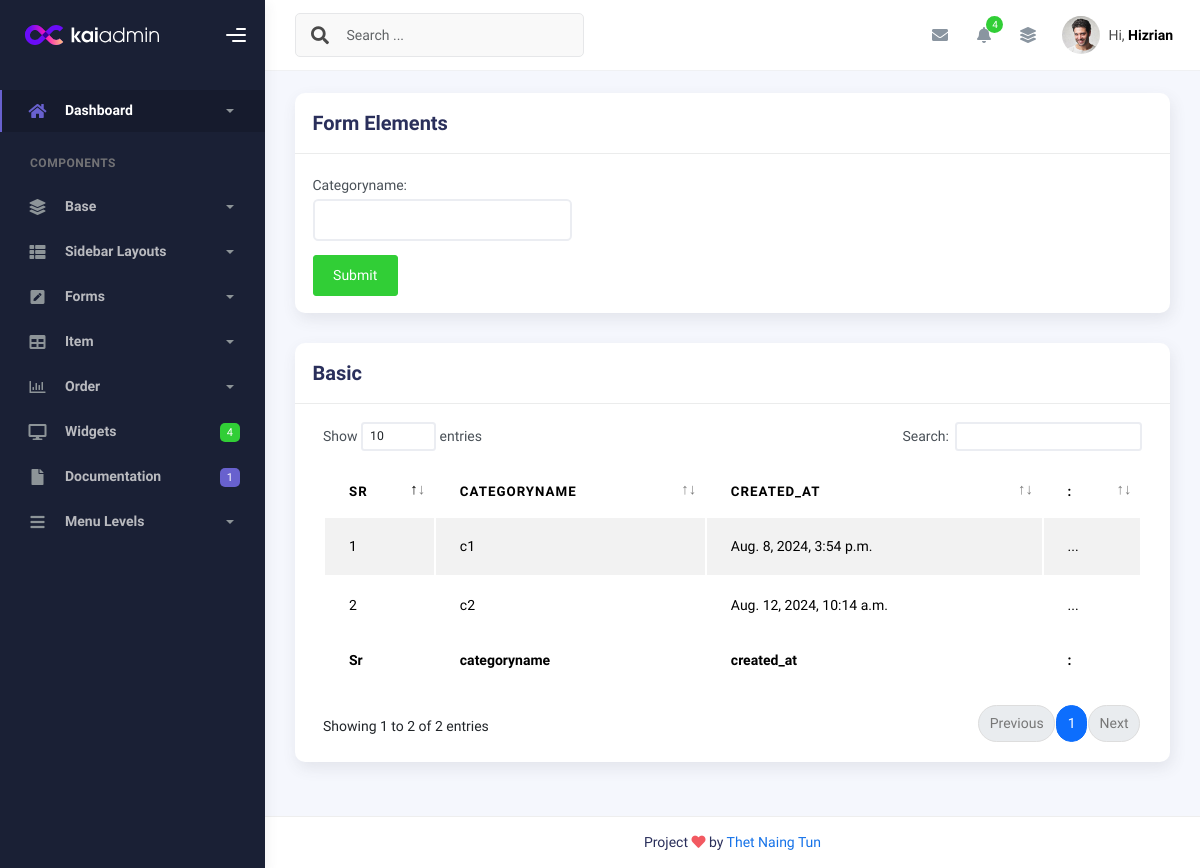
Page /categoryview/ on the earlier database version.
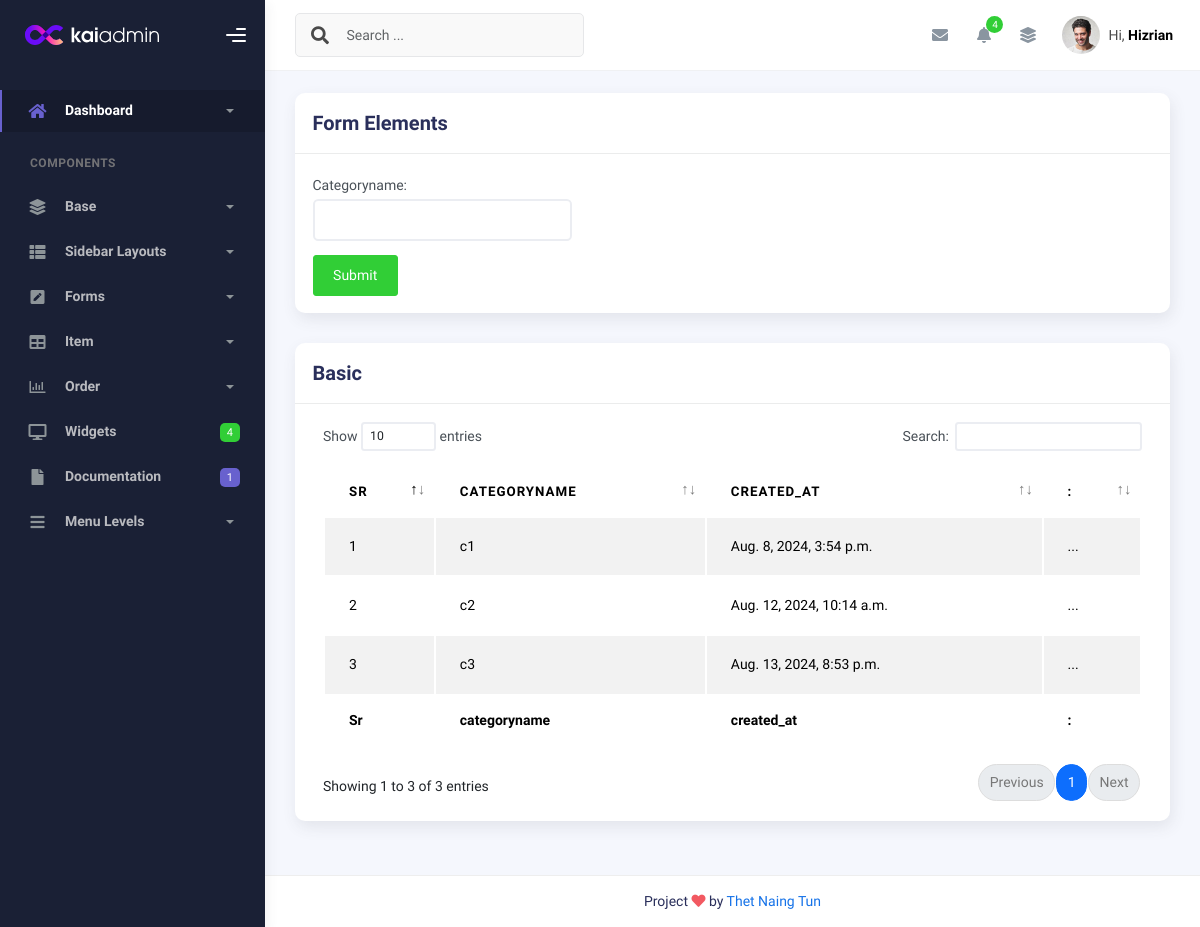
Same page on the later database version.
### myapp/models.py (models this page shows, shortened)
class category(models.Model):
    categoryname = models.CharField(max_length=255)
    created_at = models.DateTimeField(auto_now_add=True)
    updated_at = models.DateTimeField(auto_now=True)

### myapp/views.py (the view, shortened to what this page needs)
# urls.py: path('categoryview/', categoryview.as_view(), name='categoryview'),
class categoryview(View):
    def get(self, request):
        ct = category.objects.all()
        form = categoryform()
        context = {'ct':ct, 'form':form}
        return render(request, 'shopadmin/categoryview.html', context)

### myapp/forms.py
class categoryform(forms.ModelForm):
    class Meta:
        model = category
        fields = '__all__'
        widgets = {
            'categoryname': forms.TextInput(attrs={'class': 'form-control', 'required':'true'}),
        }

### templates/shopadmin/categoryview.html (shortened to what this page needs)
{% extends 'shopadmin/index.html' %}
{% block content %}
<div class="row">
    <div class="col-md-12">
      <div class="card">
        <div class="card-header">
          <div class="card-title">Form Elements</div>
        </div>
        <div class="card-body">
          <div class="row">
            <div class="col-md-6 col-lg-4">
                <form method="post" enctype="multipart/form-data" action="{% url 'myapp:categoryview' %}">
                    {{ form.as_p }}
                    <input type="submit" value="Submit" class="btn btn-success">
                </form>
            </div>
          </div>
        </div>
      </div>
    </div>
  </div>
  <div class="col-md-12">
    <div class="card">
      <div class="card-header">
        <h4 class="card-title">Basic</h4>
      </div>
      <div class="card-body">
        <div class="table-responsive">
          <table
            id="basic-datatables"
            class="display table table-striped table-hover"
          >
            <thead>
              <tr>
                <th>Sr</th>
                <th>categoryname</th>
                <th>created_at</th>
                <th>:</th>
              </tr>
            </thead>
            <tfoot>
              <tr>
                <th>Sr</th>
                <th>categoryname</th>
                <th>created_at</th>
                <th>:</th>
              </tr>
            </tfoot>
            <tbody>
              {% for i in ct %}
              <tr>
                <td>
                  {{i.id}}
                </td>
                <td>{{i.categoryname}}</td>
                <td>{{i.created_at}}</td>
                <td>...</td>
              </tr>
              {% endfor %}
            </tbody>
          </table>
        </div>
      </div>
    </div>
  </div>
{% endblock content %}

Differences in the rows shown:
added category: id "3", categoryname "c3", created_at "Aug. 13, 2024, 8:53 p.m."
Other differences:
text written by a page script: "Show entries Search: Showing 1 to 2 of 2 entries Previous 1 Next" → "Show entries Search: Showing 1 to 3 of 3 entries Previous 1 Next"
